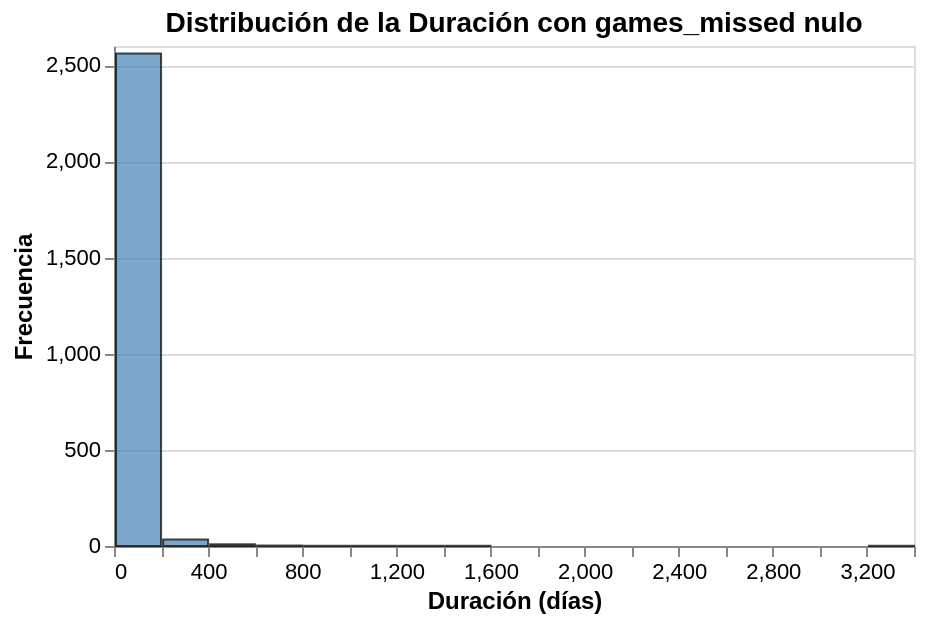

The cell this chart's notebook holds for it:
### Code cell
# Por último, filtro los 2.611 casos remanentes con 'games_missed' nulo. Analizo si efectivamente tiene lógica que no se hayan perdido partidos.
# Deberían ser todas lesiones breves y/o podría darse que no se perdió ningún partido porque no tiene club directamente
sin_partidos_perdidos = df_lesiones[df_lesiones['games_missed'].isna()]
hist_chart = alt.Chart(sin_partidos_perdidos).mark_bar(opacity=0.7, color='steelblue', stroke='black').encode(
    alt.X('duration:Q', bin=alt.Bin(maxbins=25), title='Duración (días)'),
    alt.Y('count():Q', title='Frecuencia'),
    tooltip=[alt.Tooltip('count():Q', title='Cantidad')]
).properties(
    width=400, height=250, title='Distribución de la Duración con games_missed nulo').configure_axis(
    labelFontSize=11, titleFontSize=12).configure_title(
    fontSize=14, anchor='middle')
hist_chart

### Figure 1 — Vega-Lite specification as saved in the notebook (floating-point values rounded to 4 significant figures; data arrays with more than 128 entries replaced by an {"elided": "..."} marker saying what was removed)
{"config": {"view": {"continuousWidth": 300, "continuousHeight": 300}, "axis": {"labelFontSize": 11, "titleFontSize": 12}, "title": {"anchor": "middle", "fontSize": 14}}, "data": {"name": "data-5217345dcbdd5c97cce45a3df9c416e3"}, "mark": {"type": "bar", "color": "steelblue", "opacity": 0.7, "stroke": "black"}, "encoding": {"tooltip": [{"aggregate": "count", "title": "Cantidad", "type": "quantitative"}], "x": {"bin": {"maxbins": 25}, "field": "duration", "title": "Duración (días)", "type": "quantitative"}, "y": {"aggregate": "count", "title": "Frecuencia", "type": "quantitative"}}, "height": 250, "title": "Distribución de la Duración con games_missed nulo", "width": 400, "$schema": "https://vega.github.io/schema/vega-lite/v5.20.1.json", "datasets": {"data-5217345dcbdd5c97cce45a3df9c416e3": {"elided": "2611 records"}}}
